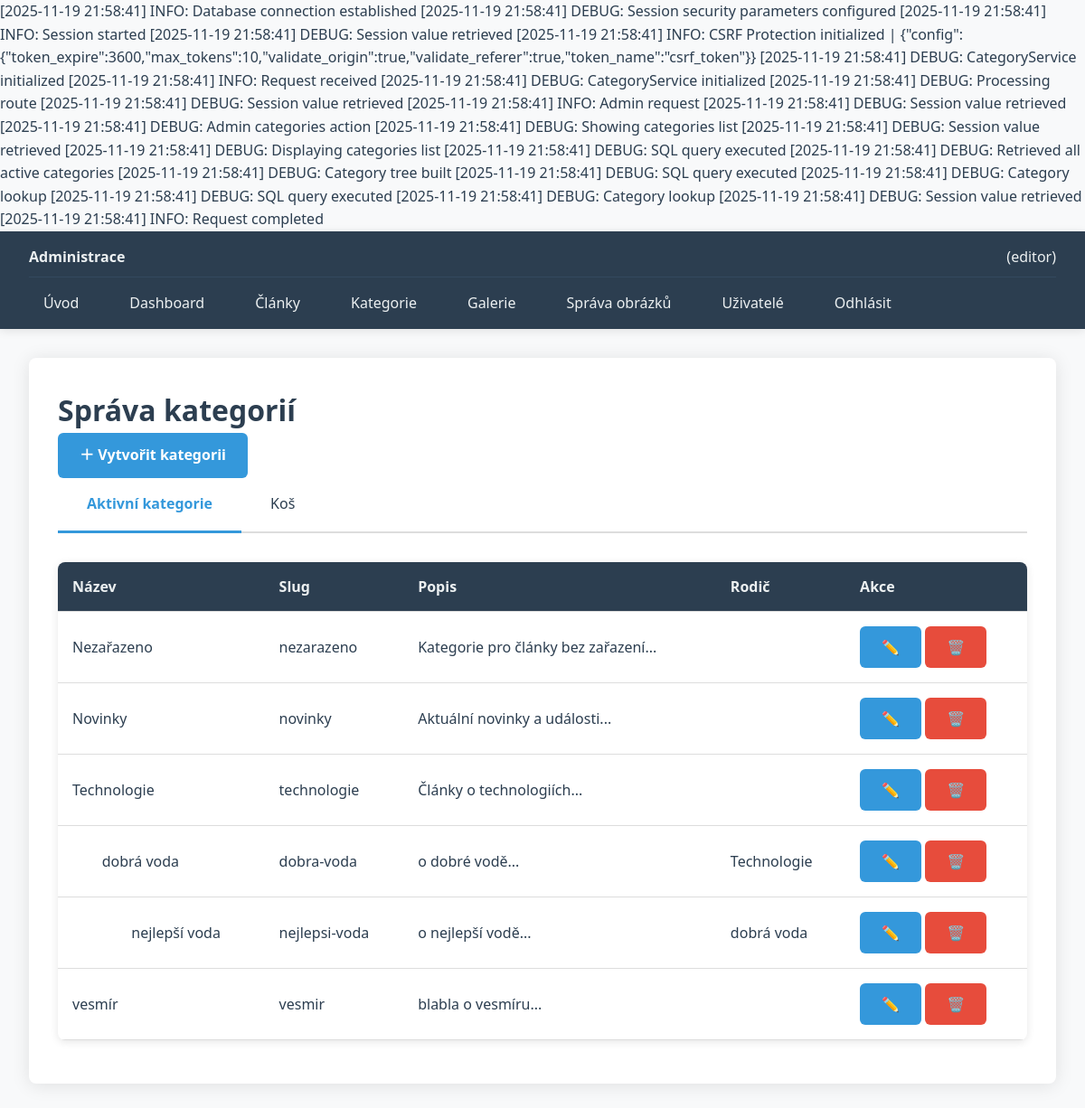
Page /public/admin/categories (signed in) on the committed database.
### tables this page shows
CREATE TABLE `categories` (
  `id` int(11) NOT NULL,
  `name` varchar(100) NOT NULL,
  `slug` varchar(100) NOT NULL,
  `description` text DEFAULT NULL,
  `parent_id` int(11) DEFAULT NULL,
  `created_at` timestamp NOT NULL DEFAULT current_timestamp(),
  `deleted_at` timestamp NULL DEFAULT NULL
);

### app/Core/Config.php (called while the page is built, shortened)
<?php
class Config
{
    private static array $config = [];
    private static array $texts = [];
    private static bool $textsLoaded = false;
    public static function load(string $configPath): void
    {
        $loadedConfig = require $configPath;
        self::$config = array_merge(self::$config, $loadedConfig);
    }
    private static function loadTexts(): void
    {
        if (self::$textsLoaded) {
            return;
        }
        $language = self::getCurrentLanguage();
        try {
            require_once __DIR__ . '/../../config/texts/loader.php';
            self::$texts = \TextLoader::loadWithFallback($language);
            self::$textsLoaded = true;
        } catch (\Exception $e) {
            self::$texts = [];
            self::$textsLoaded = true;
            error_log("Chyba při načítání překladů: " . $e->getMessage());
        }
    }
    private static function getCurrentLanguage(): string
    {
        return $_SESSION['language'] ?? 'cs';
    }
    public static function get(string $key, $default = null)
    {
        $keys = explode('.', $key);
        $value = self::$config;
        foreach ($keys as $k) {
            if (!isset($value[$k])) {
                return $default;
            }
            $value = $value[$k];
        }
        return $value;
    }
    public static function text(string $key, array $replace = [], string $default = ''): string
    {
        $keys = explode('.', $key);
        $value = self::$texts;
        foreach ($keys as $k) {
            $value = $value[$k];
        }
        $text = (string)$value;
        return $text;
    }
}

### config/texts/loader.php (called while the page is built, shortened)
<?php
class TextLoader
{
    public static function load(string $language): array
    {
        $filePath = __DIR__ . "/{$language}.php";
        $texts = require $filePath;
        return $texts;
    }
    public static function loadWithFallback(string $language): array
    {
        $mainTexts = self::load($language);
        return $mainTexts;
    }
}

### app/Database/DatabaseConnection.php (called while the page is built, shortened)
<?php
class DatabaseConnection
{
    private PDO $pdo;
    private Logger $logger;
    public function __construct()
    {
        $this->logger = Logger::getInstance();
        $config = Config::get('database');
        $dsn = "mysql:host={$config['host']};dbname={$config['name']};charset={$config['charset']}";
        try {
            $this->pdo = new PDO(
                $dsn,
                $config['user'],
                $config['pass'],
                $config['options'] ?? []
            );
            $this->logger->info('Database connection established', [
                'host' => $config['host'],
                'database' => $config['name'],
                'charset' => $config['charset']
            ]);
        } catch (PDOException $e) {
            $this->logger->exception($e, "Database connection failed");
            throw new \RuntimeException(
                "Chyba připojení k databázi: " . $e->getMessage(),
                (int)$e->getCode()
            );
        }
    }
    public function query(string $sql, array $params = []): PDOStatement
    {
        $startTime = microtime(true);
        try {
            $stmt = $this->pdo->prepare($sql);
            $stmt->execute($params);
            $executionTime = round((microtime(true) - $startTime) * 1000, 2);
            $this->logger->debug('SQL query executed', [
                'sql' => $this->sanitizeSqlForLog($sql),
                'params_count' => count($params),
                'execution_time_ms' => $executionTime,
                'rows_affected' => $stmt->rowCount()
            ]);
            return $stmt;
        } catch (PDOException $e) {
            $executionTime = round((microtime(true) - $startTime) * 1000, 2);
            $this->logger->error('SQL query failed', [
                'sql' => $this->sanitizeSqlForLog($sql),
                'params_count' => count($params),
                'execution_time_ms' => $executionTime,
                'error' => $e->getMessage(),
                'error_code' => $e->getCode()
            ]);
            throw new \RuntimeException(
                "Chyba při provádění dotazu: " . $e->getMessage(),
                (int)$e->getCode(),
                $e
            );
        }
    }
    private function sanitizeSqlForLog(string $sql): string
    {
        $sql = preg_replace('/\s+/', ' ', $sql);
        return trim($sql);
    }
}

### app/Services/CategoryService.php (called while the page is built, shortened)
<?php
class CategoryService
{
    private Logger $logger;
    public function __construct(private DatabaseConnection $db)
    {
        $this->logger = Logger::getInstance();
        $this->defaultCategoryId = Config::get('categories.default_category_id', 1);
        $this->logger->debug('CategoryService initialized', [
            'default_category_id' => $this->defaultCategoryId
        ]);
    }
    public function getAllCategories(): array
    {
        try {
            $stmt = $this->db->query(
                "SELECT * FROM categories WHERE deleted_at IS NULL ORDER BY name ASC"
            );
            $categories = $stmt->fetchAll();
            $this->logger->debug('Retrieved all active categories', [
                'count' => count($categories)
            ]);
            return $categories;
        } catch (\Exception $e) {
            $this->logger->error('Failed to retrieve categories', [
                'error' => $e->getMessage()
            ]);
            throw $e;
        }
    }
    public function getCategory(int $id): ?array
    {
        try {
            $stmt = $this->db->query(
                "SELECT * FROM categories WHERE id = ? AND deleted_at IS NULL",
                [$id]
            );
            $category = $stmt->fetch() ?: null;
            $this->logger->debug('Category lookup', [
                'category_id' => $id,
                'found' => $category !== null
            ]);
            return $category;
        } catch (\Exception $e) {
            $this->logger->error('Failed to get category', [
                'category_id' => $id,
                'error' => $e->getMessage()
            ]);
            throw $e;
        }
    }
    public function getCategoryTree(): array
    {
        $categories = $this->getAllCategories();
        $tree = $this->buildTree($categories);
        $this->logger->debug('Category tree built', [
            'total_categories' => count($categories),
            'root_categories' => count($tree)
        ]);
        return $tree;
    }
    private function buildTree(array $categories, ?int $parentId = null, int $depth = 0): array
    {
        $branch = [];
        foreach ($categories as $category) {
            if ($category['parent_id'] == $parentId) {
                $category['depth'] = $depth;
                $children = $this->buildTree($categories, $category['id'], $depth + 1);
                if ($children) {
                    $category['children'] = $children;
                }
                $branch[] = $category;
            }
        }
        return $branch;
    }
}

### app/Controllers/CategoryController.php (the view, shortened to what this page needs)
<?php
class CategoryController
{
    private Logger $logger;
    public function __construct(
        private CategoryService $categoryService,
        private LoginService $authService,
        private CsrfProtection $csrf,
        private string $baseUrl,
        private AdminLayout $adminLayout
    ) {
        $this->logger = Logger::getInstance();
    }
    public function index(): string
    {
        $isTrashView = isset($_GET['show']) && $_GET['show'] === 'trash';
        $this->logger->debug('Displaying categories list', [
            'is_trash_view' => $isTrashView,
            'user' => $this->authService->getUsername()
        ]);
        try {
            if ($isTrashView) {
                $categories = $this->categoryService->getDeletedCategories();
            } else {
                $categories = $this->categoryService->getCategoryTree();
            }
            $content = $this->renderCategoryList($categories, $isTrashView);
            return $this->adminLayout->wrap($content, $this->t('admin.categories.manage'));
        } catch (\Exception $e) {
            $this->logger->error('Failed to display categories list', [
                'is_trash_view' => $isTrashView,
                'error' => $e->getMessage(),
                'user' => $this->authService->getUsername()
            ]);
            throw $e;
        }
    }
    private function renderCategoryList(array $categories, bool $isTrashView): string
    {
        $message = $this->renderMessages();
        $activeClass = 'active';
        $mainTabClass = !$isTrashView ? $activeClass : '';
        $trashTabClass = $isTrashView ? $activeClass : '';
        $html = <<<HTML
<div class="page-header">
    <h1>{$this->t('admin.categories.manage')}</h1>
    <a href="{$this->baseUrl}admin/categories/create" class="btn btn-primary">
        ＋ {$this->t('admin.categories.create')}
    </a>
</div>
{$message}
<div class="tabs">
    <a href="{$this->baseUrl}admin/categories" class="tab {$mainTabClass}">
        {$this->t('admin.categories.active')}
    </a>
    <a href="{$this->baseUrl}admin/categories?show=trash" class="tab {$trashTabClass}">
        {$this->t('admin.categories.trash')}
    </a>
</div>
<div class="categories-container">
HTML;
        if (empty($categories)) {
            $html .= $this->renderEmptyState($isTrashView);
        } else {
            if ($isTrashView) {
                $html .= $this->renderTrashTable($categories);
            } else {
                $html .= $this->renderCategoryTree($categories);
            }
        }
        $html .= '</div>';
        return $html;
    }
    private function renderMessages(): string
    {
        return '';
    }
    private function renderCategoryTree(array $categories): string
    {
        $html = <<<HTML
<div class="categories-table-container">
    <table class="categories-table">
        <thead>
            <tr>
                <th>{$this->t('admin.categories.table.name')}</th>
                <th>{$this->t('admin.categories.table.slug')}</th>
                <th>{$this->t('admin.categories.table.description')}</th>
                <th>{$this->t('admin.categories.table.parent')}</th>
                <th>{$this->t('admin.categories.table.actions')}</th>
            </tr>
        </thead>
        <tbody>
HTML;
        $html .= $this->renderCategoryTreeRecursive($categories);
        $html .= <<<HTML
        </tbody>
    </table>
</div>
HTML;
        return $html;
    }
    private function renderCategoryTreeRecursive(array $categories): string
    {
        $html = '';
        foreach ($categories as $category) {
            $description = mb_substr($category['description'] ?? '', 0, 100);
            $indentation = str_repeat('&nbsp;&nbsp;&nbsp;&nbsp;', $category['depth'] ?? 0);
            $parentName = '';
            if ($category['parent_id']) {
                $parent = $this->categoryService->getCategory($category['parent_id']);
                $parentName = $parent ? $parent['name'] : $this->t('admin.categories.unknown_parent');
            }
            $html .= <<<HTML
<tr>
    <td>
        <div style="padding-left: {$category['depth']}em;">
            {$indentation}{$this->escape($category['name'])}
        </div>
    </td>
    <td>{$this->escape($category['slug'])}</td>
    <td>{$this->escape($description)}...</td>
    <td>{$this->escape($parentName)}</td>
    <td>
        <div class="action-buttons">
            <a href="{$this->baseUrl}admin/categories/edit/{$category['id']}"
               class="btn btn-sm btn-primary"
               title="{$this->t('admin.categories.actions.edit')}">
                ✏️
            </a>
            <a href="{$this->baseUrl}admin/categories/delete/{$category['id']}"
               class="btn btn-sm btn-danger"
               onclick="return confirm('{$this->t('admin.categories.confirm.delete')} „{$this->escapeJs($category['name'])}‟?')"
               title="{$this->t('admin.categories.actions.delete')}">
                🗑️
            </a>
        </div>
    </td>
</tr>
HTML;
            if (!empty($category['children'])) {
                $html .= $this->renderCategoryTreeRecursive($category['children']);
            }
        }
        return $html;
    }
    private function t(string $key): string
    {
        return Config::text($key);
    }
    private function escape(?string $value): string
    {
        return htmlspecialchars($value, ENT_QUOTES, 'UTF-8');
    }
    private function escapeJs(string $value): string
    {
        return str_replace(["'", "\"", "\n", "\r"], ["\\'", "\\\"", "\\n", "\\r"], $value);
    }
}

### public/css/admin.css (style rules this page uses)
:root { --primary-color: #2c3e50; --secondary-color: #34495e; --accent-color: #3498db; --text-color: #2c3e50; --text-light: #ecf0f1; --background: #f8f9fa; --white: #ffffff; --border-color: #ddd; --success-color: #27ae60; --error-color: #e74c3c; --warning-color: #f39c12; }
* { margin: 0; padding: 0; box-sizing: border-box; }
body { font-family: 'Segoe UI', Tahoma, Geneva, Verdana, sans-serif; background: var(--background); color: var(--text-color); line-height: 1.6; }
table { width: 100%; border-collapse: collapse; margin: 1rem 0; background: var(--white); border-radius: 8px; overflow: hidden; box-shadow: 0 2px 10px rgba(0,0,0,0.1); }
th, td { padding: 1rem; text-align: left; border-bottom: 1px solid var(--border-color); }
th { background: var(--primary-color); color: var(--text-light); font-weight: 600; }
.btn { display: inline-block; padding: 0.75rem 1.5rem; border: none; border-radius: 6px; text-decoration: none; font-weight: 600; cursor: pointer; transition: all 0.3s ease; text-align: center; }
.btn-primary { background: var(--accent-color); color: white; }
.btn-danger { background: var(--error-color); color: white; }
.tabs { display: flex; border-bottom: 2px solid var(--border-color); margin-bottom: 2rem; }
.tab { padding: 1rem 2rem; text-decoration: none; color: var(--text-color); border-bottom: 3px solid transparent; margin-bottom: -2px; transition: all 0.3s; }
.tab.active { border-bottom-color: var(--accent-color); color: var(--accent-color); font-weight: 600; }

### rows in the picture
categories: name "Nezařazeno", slug "nezarazeno", description "Kategorie pro články bez zařazení"
categories: name "Novinky", slug "novinky", description "Aktuální novinky a události"
categories: name "Technologie", slug "technologie", description "Články o technologiích"
categories: name "dobrá voda", slug "dobra-voda", description "o dobré vodě", categories.name "Technologie"
categories: name "nejlepší voda", slug "nejlepsi-voda", description "o nejlepší vodě", categories.name "dobrá voda"
categories: name "vesmír", slug "vesmir", description "blabla o vesmíru"

### other values in the picture
$this->translate('admin.navigation.administration') "Administrace"
$user['username'] "editor"
$this->translate('navigation.home') "Úvod"
$this->translate('admin.navigation.dashboard') "Dashboard"
$this->translate('admin.navigation.articles') "Články"
$this->translate('admin.navigation.categories') "Kategorie"
$this->translate('admin.navigation.gallery') "Galerie"
$this->translate('admin.navigation.images') "Správa obrázků"
$this->translate('admin.navigation.users') "Uživatelé"
$this->translate('navigation.logout') "Odhlásit"
$this->t('admin.categories.manage') "Správa kategorií"
$this->t('admin.categories.create') "Vytvořit kategorii"
$this->t('admin.categories.active') "Aktivní kategorie"
$this->t('admin.categories.trash') "Koš"
$this->t('admin.categories.table.name') "Název"
